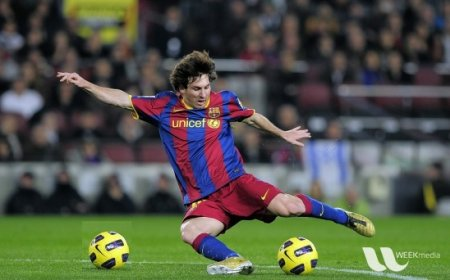
#> input picture learn_code/python/OpenCV/messi0.jpg, 450 x 280 px, found by its file name
$ jupyter execute --allow-errors 'OpenCV-tutorials9 平滑图像 Smoothing Images.ipynb'
#> lines starting #> are read from the running program, lines starting #| are printed output that depends on the picture
# 2D Convolution 卷积图像过滤   cv2.filter2D()
* LPF(low-pass filters):低通滤波器，消除噪声或模糊图像；
* HPF(high-pass filters):高通滤波器，查找图像边缘；

[cell 1]
import cv2
import numpy as np
from matplotlib import pyplot as plt

import matplotlib
plt.rcParams['savefig.dpi'] = 300 #图片像素
plt.rcParams['figure.dpi'] = 300 #分辨率

img = cv2.imread('messi0.jpg')
#> img is the input picture: shape (280, 450, 3); mean B, G, R 72.3, 85.8, 82.3

# blur
# kernel = np.ones((5,5),np.float32)/25
        # 5X5卷积核

# kernel = kernel=np.array( (  [0.0625,0.125 , 0.0625],
#        			    [0.125, 0.25, 0.125],
#                     [0.0625, 0.125, 0.0625]),dtype="float32")

#sobel
# kernel=np.array( (  [-1,-2,-1],
#        				 [0,0,0],
#       			     [1,2,1]),dtype="float32")

#浮雕
kernel=np.array( (  [-2,-1,0],
       				 [-1,1,1],
      			     [0,1,2]),dtype="float32")

#大纲
# kernel=np.array( (  [-1,-1,-1],
#        				 [-1,8,-1],
#       			     [-1,-1,-1]),dtype="float32")

#锐化
# kernel=np.array( (  [0,-1,0],
#        				 [-1,5,-1],
#       			     [0,-1,0]),dtype="float32")

#拉普拉斯算子（laplacian operator）
# kernel=np.array( (  [0,1,0],
#        				 [1,-4,1],
#       			     [0,1,0]),dtype="float32")


#cv.Filter2D(src, dst, kernel, anchor=(-1, -1))
#ddepth –desired depth of the destination image;
#if it is negative, it will be the same as src.depth();
#the following combinations of src.depth() and ddepth are supported:
#src.depth() = CV_8U, ddepth = -1/CV_16S/CV_32F/CV_64F
#src.depth() = CV_16U/CV_16S, ddepth = -1/CV_32F/CV_64F
#src.depth() = CV_32F, ddepth = -1/CV_32F/CV_64F
#src.depth() = CV_64F, ddepth = -1/CV_64F
#when ddepth=-1, the output image will have the same depth as the source.

dst = cv2.filter2D(img,-1,kernel)
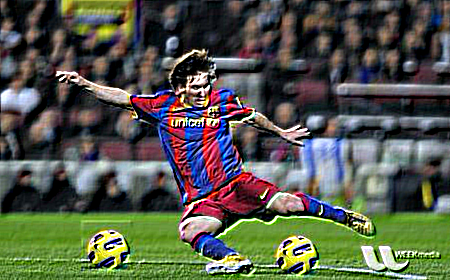
#> dst: shape (280, 450, 3); mean B, G, R 75.2, 89.1, 85
        # ddepth:目标图像深度，如果值为-1则表示目标图像输出为与原图像深度相同。
plt.subplot(121),plt.imshow(img),plt.title('original')
plt.xticks([]),plt.yticks([])
plt.subplot(122),plt.imshow(dst),plt.title('averaging')
plt.xticks([]),plt.yticks([])
plt.show()
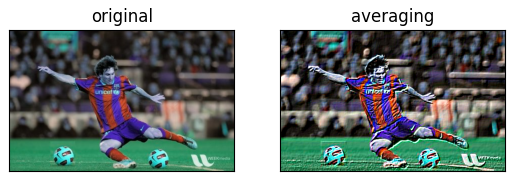
#> figure drawn by matplotlib, 2 panels; B, G, R data is drawn as R, G, B

cv2.imshow('dst',dst)
cv2.waitKey(0)
cv2.destroyAllWindows()

# 平均 cv2.blur()和cv2.boxFilter()
这是由一个归一化卷积框完成的，他只是用卷积框覆盖区域所有像素的平均值来代替中心元素。
# 高斯模糊 cv2.GaussianBlur()
* 方框不变，将原来每个方框的值是相等的，现在里面的值是符合高斯分布的，方框中心的值最大，其余方框根据距离中心元素的距离递减，构成一个高斯小山包，原来的求平均数变成求加权平均数，权就是方框里的值。

* cv2.getGaussianKernel()，自己构建高斯核
# 中值模糊 cv2.medianBlur()
* 用与卷积框对应像素的中值来替代中心像素的值，这个滤波器经常用来去除椒盐噪声。前面的滤波器都是用计算得到的一个新值来取代中心像素的值，而中值滤波是用中心像素周围或者本身的值来取代他，他能有效去除噪声。卷积核大小是奇数
# 双边滤波 cv2.bilateralFilter()
* 非线性滤波中的一种。这是一种结合图像的空间邻近度与像素值相似度的处理办法。在滤波时，该滤波方法同时考虑空间临近信息与颜色相似信息，在滤除噪声、平滑图像的同时，又做到边缘保存。

* 双边滤波采用了两个高斯滤波的结合。一个负责计算空间邻近度的权值，也就是常用的高斯滤波器原理。而另一个负责计算像素值相似度的权值。在两个高斯滤波的同时作用下，就是双边滤波。

[cell 2]
import cv2
import numpy as np
from matplotlib import pyplot as plt

import matplotlib
plt.rcParams['savefig.dpi'] = 300 #图片像素
plt.rcParams['figure.dpi'] = 300 #分辨率


img = cv2.imread('face1.jpeg')
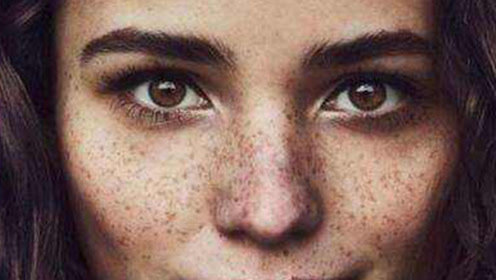
#> input picture learn_code/python/OpenCV/face1.jpeg, 496 x 280 px, found by its file name
#> img is the input picture: shape (280, 496, 3); mean B, G, R 89.5, 97.5, 125

#平均
# blur = cv2.blur(img,(5,5))
#高斯模糊
# blur = cv2.GaussianBlur(img,(5,5),0)
        # 原图，高斯核（宽，高）奇数，沿xy轴上的标准差（0：根据核大小分别自动计算标准差）
# 中值模糊
# blur = cv2.medianBlur(img,5)
        # 原图，取中值区域
#双边滤波
blur = cv2.bilateralFilter(img,9,75,70)  #表面纹理消失边缘保留
        # 原图，邻域直径，空间高斯函数标准差，灰度值相似性高斯函数标准差
#滤波器尺寸越大图像越模糊；
# 高斯滤波：sigma越大图像越模糊，滤波器size越大图像越模糊
# 双边滤波:sigmar越大边缘越模糊，sigmad越大平坦区域越模糊


while(1):
    cv2.imshow('image',img)
    cv2.imshow('blur',blur)
    k=cv2.waitKey(1)
#> (key q is pressed here)
    if k == ord('q'):#按q键退出
        break
cv2.destroyAllWindows()

## 图片增加噪声

[cell 3]
import numpy as np
import random
import cv2

def sp_noise(image,prob):
    '''
    添加椒盐噪声
    prob:噪声比例
    '''
    output = np.zeros(image.shape,np.uint8)
    thres = 1 - prob
    for i in range(image.shape[0]):
        for j in range(image.shape[1]):
            rdn = random.random()
            if rdn < prob:
                output[i][j] = 125
            elif rdn > thres:
                output[i][j] = 225
            else:
                output[i][j] = image[i][j]
    return output


# [17 lines left out: function gasuss_noise, not called in this run]

[cell 4]
import cv2
import numpy as np

img = cv2.imread('j.png')
#> (the rest of this cell did not finish here and is left out)

[cell 5]
# -*- coding: utf-8 -*-
# Author: Xiaofeng Li
#
#.jpg image generate noise
#

import cv2
import matplotlib.pyplot as plt
import numpy as np
import os
import random
from PIL import Image


class NoiseGenerator(object):

  def generated_noise(self, img):
    """
    Choose which noise to produce.
    :param img(.jpg):
    """
    noise_count = random.randint(1, 6)
    for i in range(noise_count):
      index_noise = random.randint(0, 5)
      if index_noise == 0:
        img = self.gaussian_img(img)
      elif index_noise == 1:
        img = self.salt_img(img)
      elif index_noise == 2:
        img = self.line_img(img)
      elif index_noise == 3:
        img = self.rotate_whole_img(img)
      elif index_noise == 4:
        img = self.erode_img(img)
      elif index_noise == 5:
        img = self.rotate_local_img(img)
    return img

  # [34 lines left out: functions gaussian_img, salt_img, line_img, not called in this run]

  def rotate_whole_img(self, img):
    """
    rotate whole image
    rotate angle is 0 - 20
    """
    angle = np.random.randint(0, 20)
    h, w = img.shape[:2]
    center = (w / 2, h / 2)
    M = cv2.getRotationMatrix2D(center, angle, 1)
    im = cv2.warpAffine(img, M, (w, h), borderValue=(255, 255, 255))
    return im

  # [28 lines left out: functions rotate_local_img, erode_img, not called in this run]


#> (the rest of this cell did not finish here and is left out)
